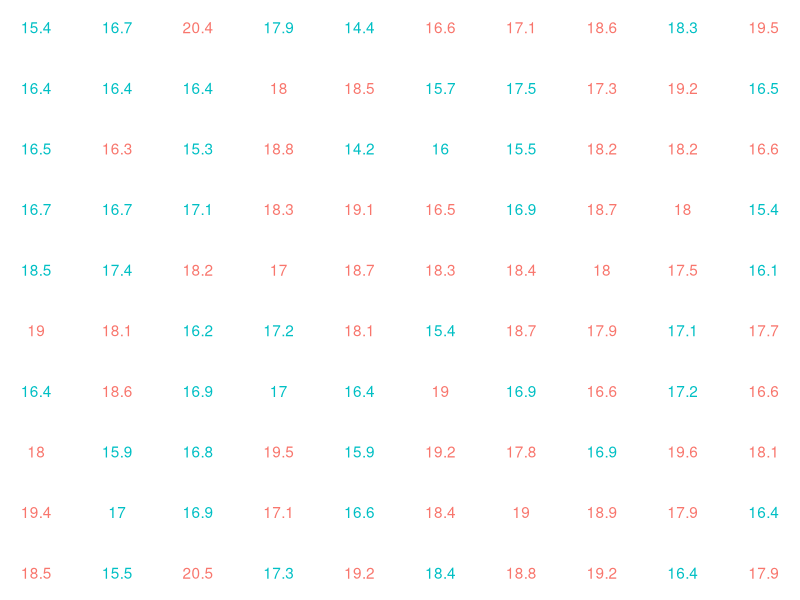
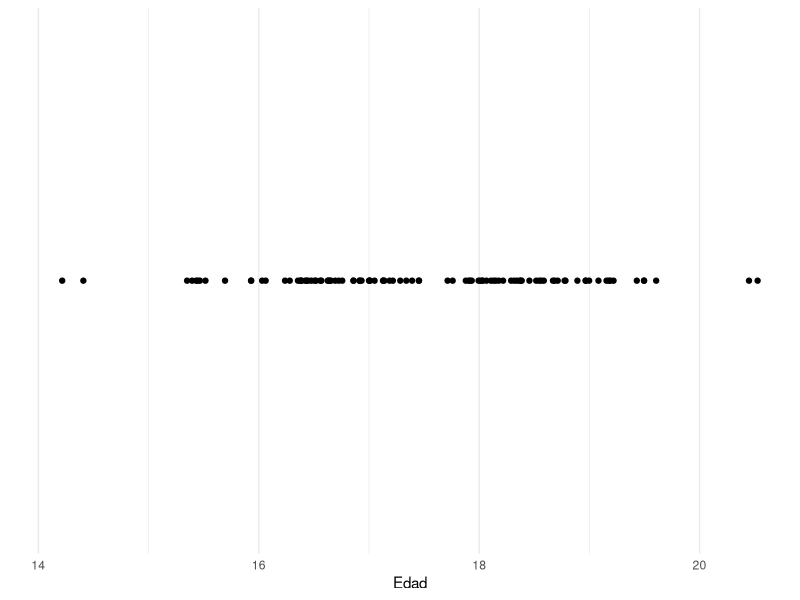
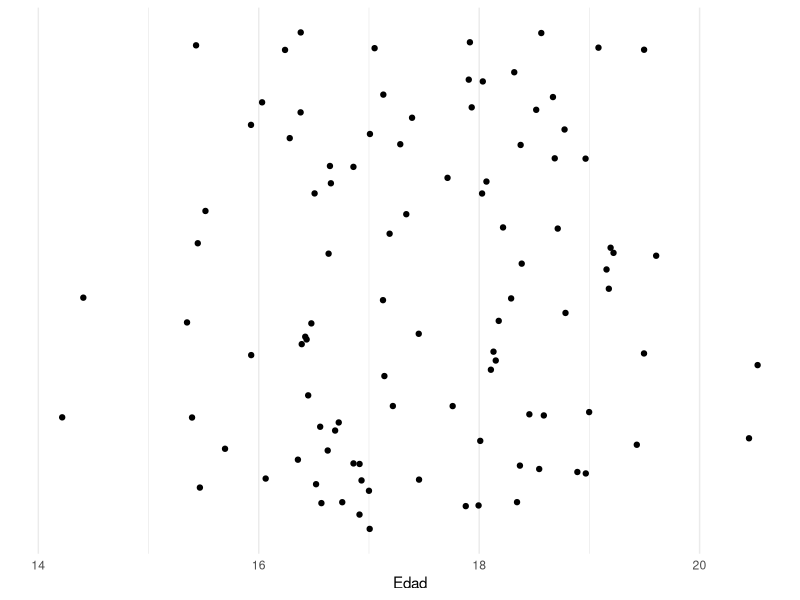
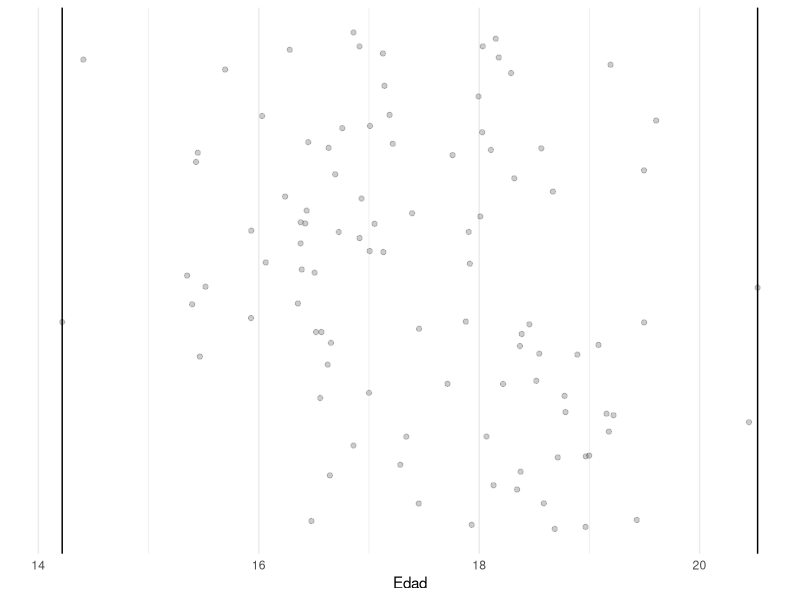
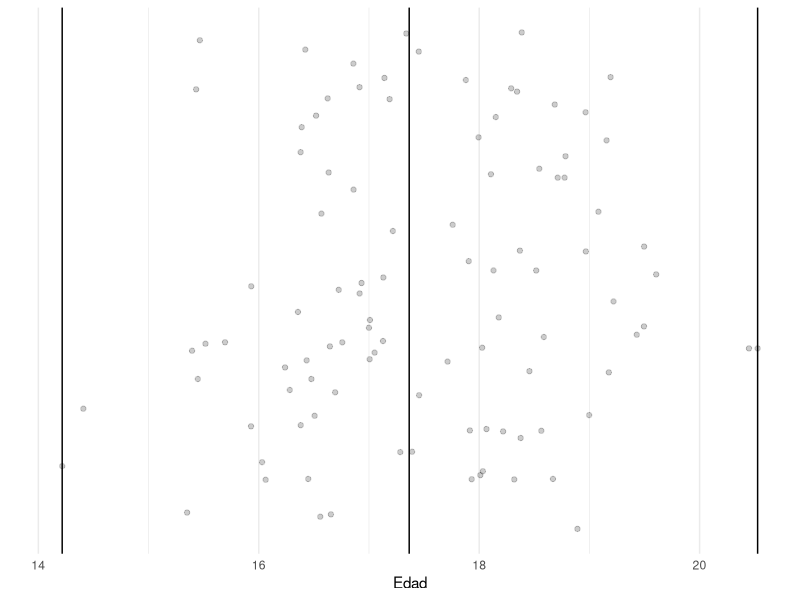
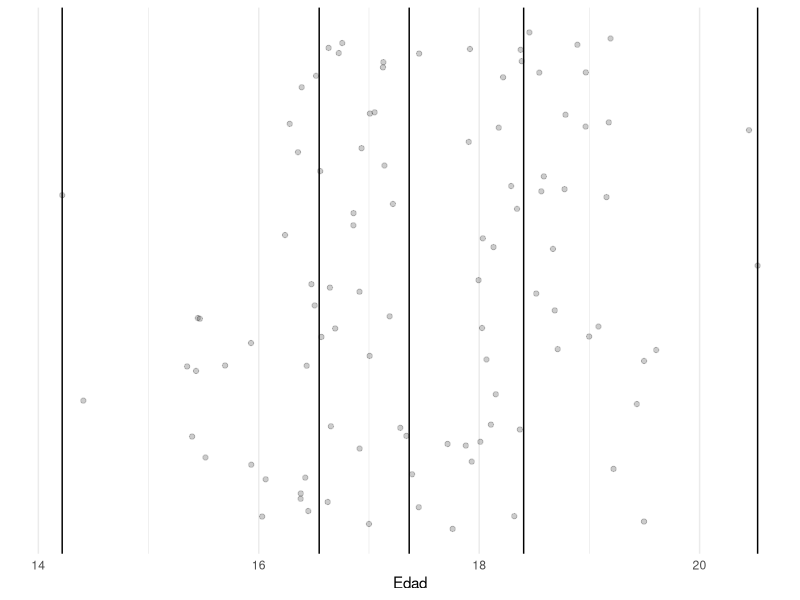
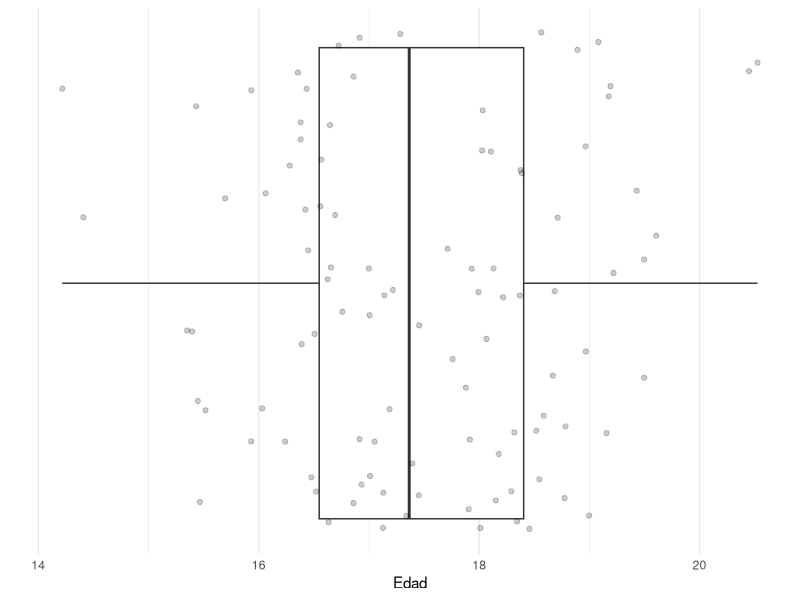
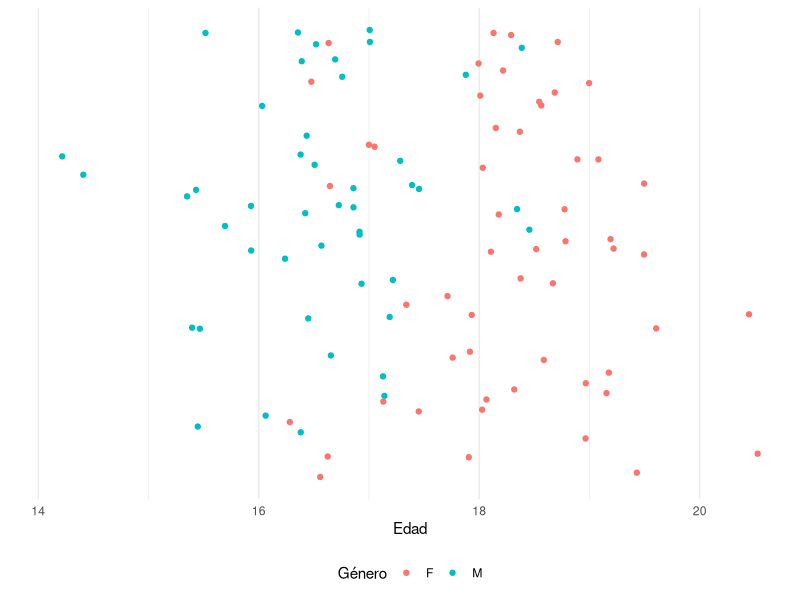

Recreate these plots in R, in order.
## ---- chunk 1
## antecedentes

library("ggplot2")
library("dplyr")
library("knitr")

opts_chunk$set(echo=FALSE, message=FALSE, results='markup', warning=FALSE, fig.show = "asis", fig.height = 3, fig.width = 8)


theme_set(theme_minimal())


## ---- chunk 2

tibble(
  genero = sample(c("M", "F"), 100, replace = TRUE),
  edad = rnorm(100, 0, 1) + if_else(genero == "M", 16.5, 18.5)
) -> tb_data_inventada

tb_data_inventada %>% #head(25) %>% 
  mutate(edad = round(edad, 1), X = rep(1:10, each = 10), Y = rep(1:10, 10)) %>% 
  ggplot +
  aes(label = edad, colour = genero, x = X, y = Y) +
  geom_text() +
  scale_color_discrete(guide = NULL) +
  theme_void()

## ---- chunk 3

tb_data_inventada %>% 
  ggplot() +
  aes(x = edad, y = 1) +
  geom_point() +
  scale_y_continuous(breaks = NULL, name = "") +
  scale_x_continuous(name = "Edad") +
  theme_minimal()



## ---- chunk 4

tb_data_inventada %>% 
  ggplot() +
  aes(x = edad, y = 1) +
  geom_jitter() +
  scale_y_continuous(breaks = NULL, name = "") +
  scale_x_continuous(name = "Edad") +
  theme_minimal()



## ---- chunk 5

tb_data_inventada %>% 
  ggplot() +
  aes(x = edad, y = 1) +
  geom_vline(aes(xintercept = max(edad))) +
  geom_vline(aes(xintercept = min(edad))) +
  geom_jitter(alpha = 0.2) +
  scale_y_continuous(breaks = NULL, name = "") +
  scale_x_continuous(name = "Edad") +
  theme_minimal()



## ---- chunk 6

tb_data_inventada %>% 
  ggplot() +
  aes(x = edad, y = 1) +
  geom_vline(aes(xintercept = max(edad))) +
  geom_vline(aes(xintercept = min(edad))) +
  geom_vline(aes(xintercept = median(edad))) +
  geom_jitter(alpha = 0.2) +
  scale_y_continuous(breaks = NULL, name = "") +
  scale_x_continuous(name = "Edad") +
  theme_minimal()



## ---- chunk 7

tb_data_inventada %>% pull(edad) %>% quantile() -> q_edad

tb_data_inventada %>% 
  ggplot() +
  aes(x = edad, y = 1) +
  geom_vline(xintercept = q_edad) +
  geom_jitter(alpha = 0.2) +
  scale_y_continuous(breaks = NULL, name = "") +
  scale_x_continuous(name = "Edad") +
  theme_minimal()

## ---- chunk 8

tb_data_inventada %>% 
  ggplot() +
  aes(x = edad, y = 1) +
  geom_boxplot() +
  geom_jitter(alpha = 0.2) +
  scale_y_continuous(breaks = NULL, name = "") +
  scale_x_continuous(name = "Edad") +
  theme_minimal()



## ---- chunk 9

tb_data_inventada %>% 
  ggplot() +
  aes(x = edad, y = 1, colour = genero) +
  geom_jitter() +
  scale_y_continuous(breaks = NULL, name = "") +
  scale_x_continuous(name = "Edad") +
  scale_color_discrete(name = "Género") +
  theme_minimal() +
  theme(legend.position = "bottom")



## ---- chunk 10

tb_data_inventada %>% 
  ggplot() +
  aes(x = edad, y = genero, colour = genero) +
  geom_jitter() +
  scale_y_discrete(name = "Género") +
  scale_x_continuous(name = "Edad") +
  scale_color_discrete(guide = NULL) +
  theme(legend.position = "bottom")



## ---- chunk 11

tb_data_inventada %>% 
  ggplot() +
  aes(x = edad, y = genero, colour = genero, fill = genero) +
  geom_boxplot(alpha = 0.2) +
  geom_jitter(alpha = 0.2) +
  scale_y_discrete(name = "Género") +
  scale_x_continuous(name = "Edad") +
  scale_color_discrete(guide = NULL) +
  scale_fill_discrete(guide = NULL) +
  theme(legend.position = "bottom")



